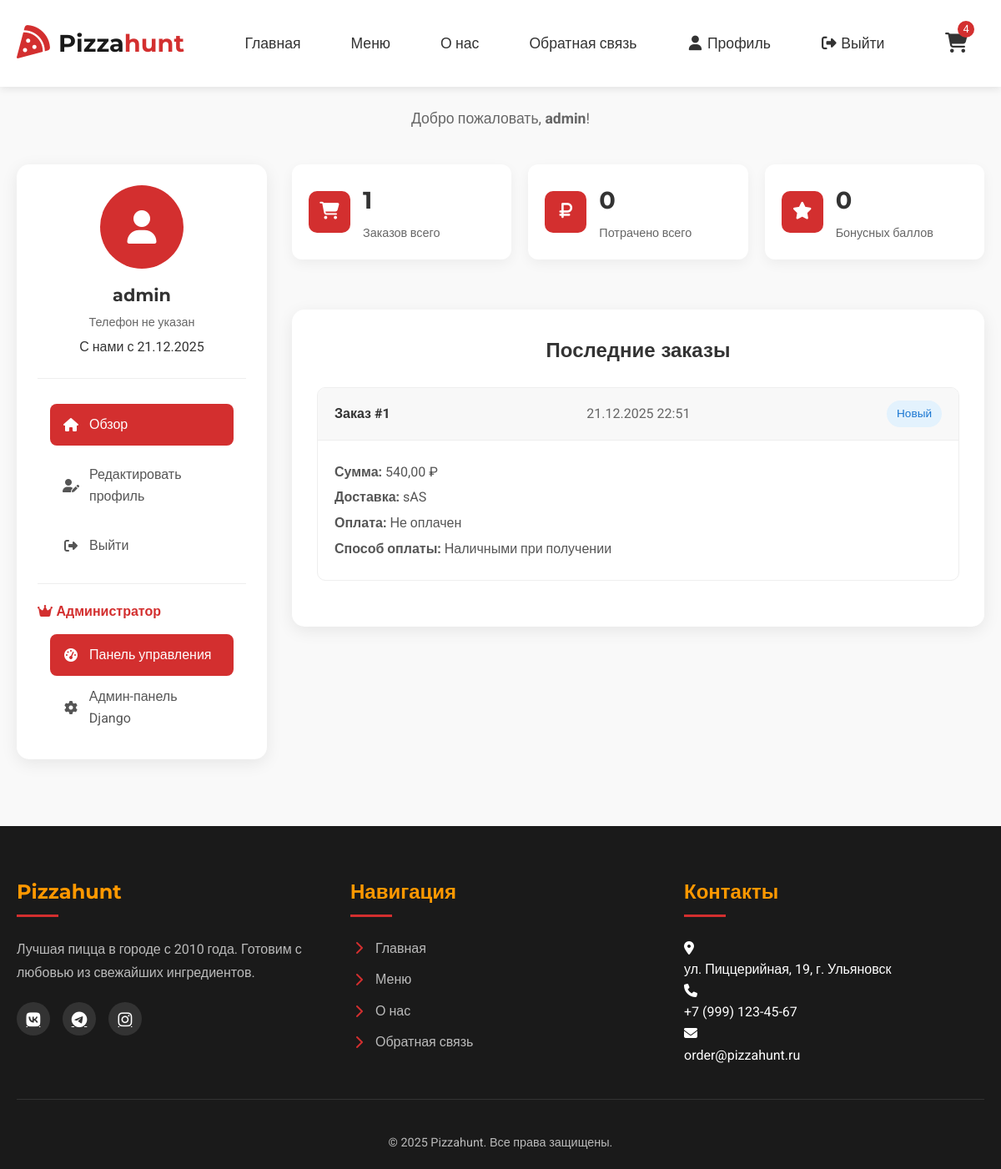
/profile/ (signed in), run on an earlier commit of the app's database.
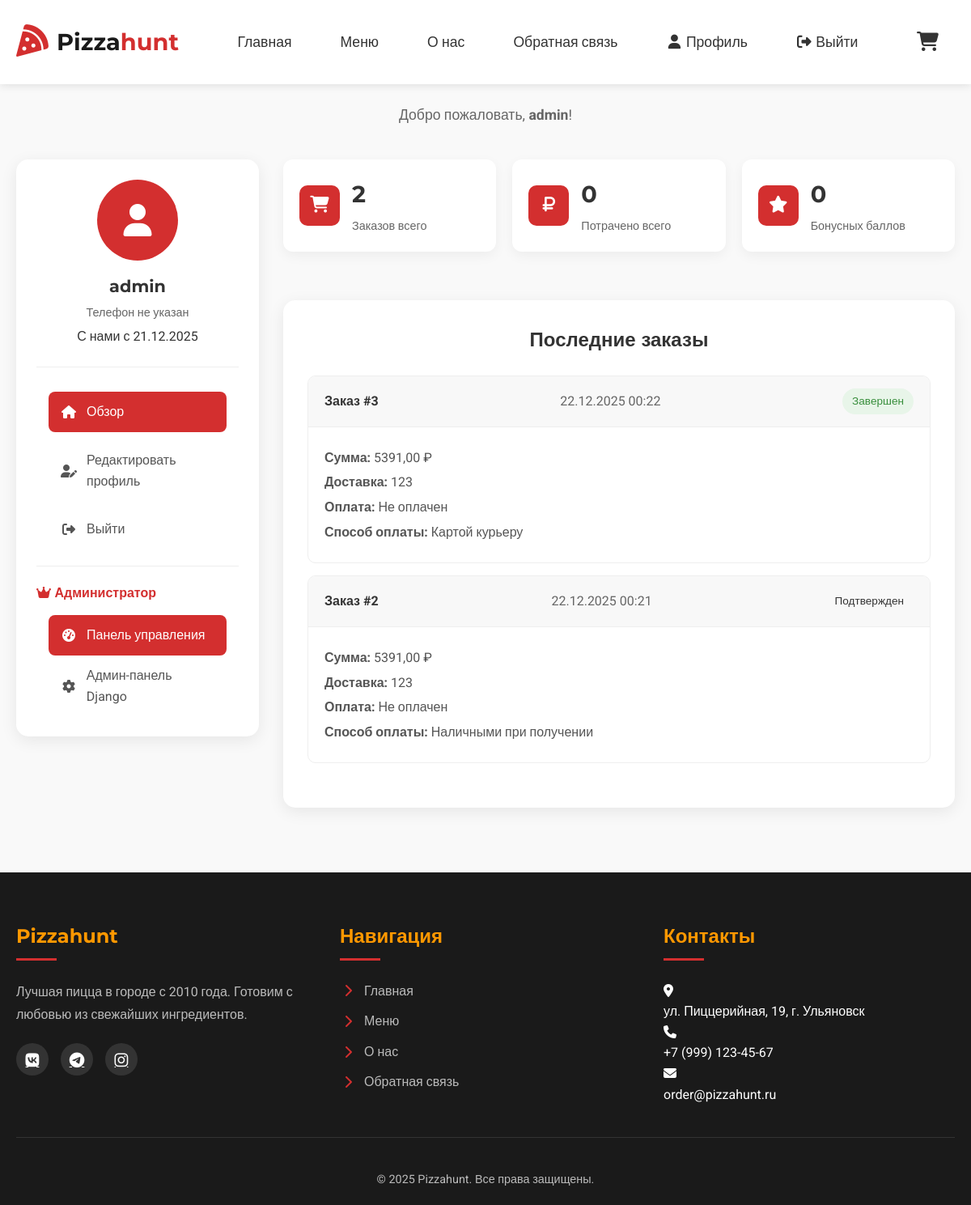
And on a later commit of the database.
### pizzeria/models.py (models this page shows, shortened)
class Order(models.Model):
    STATUS_CHOICES = [
        ('new', 'Новый'),
        ('confirmed', 'Подтвержден'),
        ('preparing', 'Готовится'),
        ('delivering', 'Доставляется'),
        ('completed', 'Завершен'),
        ('cancelled', 'Отменен'),
    ]
    PAYMENT_CHOICES = [
        ('cash', 'Наличными при получении'),
        ('card_online', 'Картой онлайн'),
        ('card_courier', 'Картой курьеру'),
    ]
    name = models.CharField(max_length=100, verbose_name="Имя")
    phone = models.CharField(max_length=20, verbose_name="Телефон")
    email = models.EmailField(verbose_name="Email", blank=True)
    address = models.TextField(verbose_name="Адрес доставки")
    comment = models.TextField(blank=True, verbose_name="Комментарий к заказу")
    cart = models.ForeignKey(Cart, on_delete=models.SET_NULL, null=True, blank=True, verbose_name="Корзина")
    total_price = models.DecimalField(max_digits=10, decimal_places=2, verbose_name="Общая сумма")
    status = models.CharField(max_length=20, choices=STATUS_CHOICES, default='new', verbose_name="Статус")
    payment_method = models.CharField(max_length=20, choices=PAYMENT_CHOICES, default='cash', verbose_name="Способ оплаты")
    payment_status = models.BooleanField(default=False, verbose_name="Оплачен")
    created_at = models.DateTimeField(auto_now_add=True, verbose_name="Дата создания")
    updated_at = models.DateTimeField(auto_now=True, verbose_name="Дата обновления")
    class Meta:
        verbose_name = "Заказ"
        verbose_name_plural = "Заказы"
        ordering = ['-created_at']

### pizzeria/views.py (the view)
# urls.py: path('profile/', profile_view, name='profile'),
@login_required
def profile_view(request):
    orders = Order.objects.filter(cart__user=request.user).order_by('-created_at')[:5]
    return render(request, 'pizzeria/profile.html', {
        'orders': orders,
    })

### pizzeria/context_processors.py (called while the page is built)
def cart_context(request):
    cart = get_cart(request)
    cart_total = cart.total_price() if cart else 0
    cart_quantity = cart.total_quantity() if cart else 0
    return {
        'cart': cart,
        'cart_total': cart_total,
        'cart_quantity': cart_quantity,
    }

### pizzeria/models.py (called while the page is built)
    def total_price(self):
        return sum(item.total_price() for item in self.items.all())

    def total_quantity(self):
        return sum(item.quantity for item in self.items.all())

    def unit_price(self):
        if self.item_type == 'pizza' and self.pizza:
            return self.pizza.get_price_by_size(self.size)
        elif self.item_type == 'combo' and self.combo:
            return self.combo.price
        return 0

    def total_price(self):
        return self.unit_price() * self.quantity

### pizzeria/templates/pizzeria/profile.html (shortened to what the changed rows need)
{% extends 'pizzeria/base.html' %} {% load static %}  {% block extra_css %}
<link rel="stylesheet" href="{% static 'css/profile.css' %}" />
{% endblock %} {% block content %}
<section class="profile-section">
  <div class="container">
    <div class="profile-header">
      <h1 class="page-title">Личный кабинет</h1>
    </div>
    <div class="profile-content">
      <div class="profile-main">
        <div class="stats-grid">
          <div class="stat-card">
            <div class="stat-info">
              <h3 class="stat-value">{{ orders|length }}</h3>
              <p class="stat-label">Заказов всего</p>
            </div>
          </div>
        </div>
        <div class="recent-orders">
          <h2 class="section-title">Последние заказы</h2>
          {% if orders %}
          <div class="orders-list">
            {% for order in orders %}
            <div class="order-item">
              <div class="order-header">
                <div class="order-id">Заказ #{{ order.id }}</div>
                <div class="order-date">
                  {{ order.created_at|date:"d.m.Y H:i" }}
                </div>
                <div class="order-status {{ order.status }}">
                  {{ order.get_status_display }}
                </div>
              </div>
              <div class="order-body">
                <div class="order-info">
                  <p><strong>Сумма:</strong> {{ order.total_price }} ₽</p>
                  <p>
                    <strong>Доставка:</strong> {{ order.address|truncatechars:50}}
                  </p>
                  <p>
                    <strong>Оплата:</strong>
                    {% if order.payment_status %}
                    <span class="text-success">Оплачен</span>
                    {% else %}
                    <span class="text-warning">Не оплачен</span>
                    {% endif %}
                  </p>
                  <p>
                    <strong>Способ оплаты:</strong> {{order.get_payment_method_display }}
                  </p>
                </div>
              </div>
            </div>
            {% endfor %}
          </div>
          {% endif %}
        </div>
      </div>
    </div>
  </div>
</section>
{% endblock %}

What changed in the data, as far as the page shows it:
removed Order: id "1", created_at "21.12.2025 22:51", status "Новый", total_price "540,00", address "sAS", payment_status "Не оплачен", payment_method "Наличными при получении"
added Order: id "3", created_at "22.12.2025 00:22", status "Завершен", total_price "5391,00", address "123", payment_status "Не оплачен", payment_method "Картой курьеру"
added Order: id "2", created_at "22.12.2025 00:21", status "Подтвержден", total_price "5391,00", address "123", payment_status "Не оплачен", payment_method "Наличными при получении"
Also different on the page:
{{ orders|length }}: "1" → "2"
{{ cart_quantity }}: "4" → (not shown)
